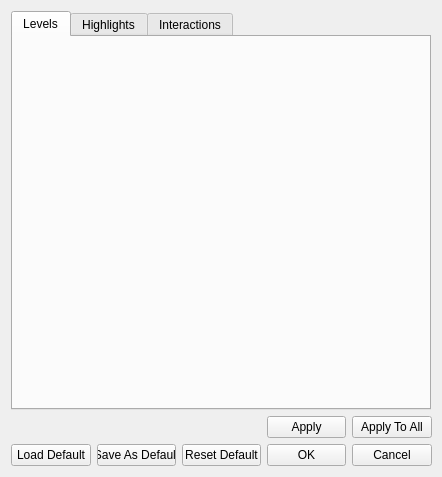
<?xml version="1.0" encoding="UTF-8"?>
<ui version="4.0">
 <class>BookViewPropertiesDialog</class>
 <widget class="QWidget" name="BookViewPropertiesDialog">
  <property name="windowModality">
   <enum>Qt::WindowModal</enum>
  </property>
  <property name="geometry">
   <rect>
    <x>0</x>
    <y>0</y>
    <width>442</width>
    <height>477</height>
   </rect>
  </property>
  <property name="minimumSize">
   <size>
    <width>442</width>
    <height>477</height>
   </size>
  </property>
  <property name="maximumSize">
   <size>
    <width>442</width>
    <height>477</height>
   </size>
  </property>
  <property name="windowTitle">
   <string>Properties - Book View</string>
  </property>
  <property name="windowIcon">
   <iconset resource="../../LegacyResources/LegacyResources.qrc">
    <normaloff>:/icons/book_blue.png</normaloff>:/icons/book_blue.png</iconset>
  </property>
  <layout class="QVBoxLayout" name="verticalLayout_4">
   <item>
    <widget class="QTabWidget" name="m_optionsTab">
     <property name="currentIndex">
      <number>0</number>
     </property>
     <widget class="Spire::BookViewLevelPropertiesWidget" name="m_levelsTab">
      <attribute name="title">
       <string>Levels</string>
      </attribute>
      <layout class="QVBoxLayout" name="verticalLayout"/>
     </widget>
     <widget class="Spire::BookViewHighlightPropertiesWidget" name="m_highlightsTab">
      <attribute name="title">
       <string>Highlights</string>
      </attribute>
      <layout class="QVBoxLayout" name="verticalLayout_3"/>
     </widget>
     <widget class="Spire::InteractionsWidget" name="m_interactionsTab">
      <attribute name="title">
       <string>Interactions</string>
      </attribute>
      <layout class="QVBoxLayout" name="verticalLayout_2"/>
     </widget>
    </widget>
   </item>
   <item>
    <layout class="QGridLayout" name="m_buttonLayout">
     <item row="1" column="2">
      <widget class="QPushButton" name="m_resetDefaultButton">
       <property name="text">
        <string>Reset Default</string>
       </property>
      </widget>
     </item>
     <item row="1" column="1">
      <widget class="QPushButton" name="m_saveAsDefaultButton">
       <property name="text">
        <string>Save As Default</string>
       </property>
      </widget>
     </item>
     <item row="1" column="0">
      <widget class="QPushButton" name="m_loadDefaultButton">
       <property name="text">
        <string>Load Default</string>
       </property>
      </widget>
     </item>
     <item row="1" column="3">
      <spacer name="m_buttonCenterBottomSpacer">
       <property name="orientation">
        <enum>Qt::Horizontal</enum>
       </property>
       <property name="sizeHint" stdset="0">
        <size>
         <width>40</width>
         <height>20</height>
        </size>
       </property>
      </spacer>
     </item>
     <item row="0" column="3">
      <spacer name="m_buttonCenterTopSpacer">
       <property name="orientation">
        <enum>Qt::Horizontal</enum>
       </property>
       <property name="sizeHint" stdset="0">
        <size>
         <width>40</width>
         <height>20</height>
        </size>
       </property>
      </spacer>
     </item>
     <item row="0" column="4">
      <widget class="QPushButton" name="m_applyButton">
       <property name="text">
        <string>Apply</string>
       </property>
      </widget>
     </item>
     <item row="0" column="5">
      <widget class="QPushButton" name="m_applyToAllButton">
       <property name="text">
        <string>Apply To All</string>
       </property>
      </widget>
     </item>
     <item row="1" column="4">
      <widget class="QPushButton" name="m_okButton">
       <property name="text">
        <string>OK</string>
       </property>
      </widget>
     </item>
     <item row="1" column="5">
      <widget class="QPushButton" name="m_cancelButton">
       <property name="text">
        <string>Cancel</string>
       </property>
      </widget>
     </item>
    </layout>
   </item>
  </layout>
 </widget>
 <customwidgets>
  <customwidget>
   <class>Spire::InteractionsWidget</class>
   <extends>QWidget</extends>
   <header>Spire/KeyBindings/InteractionsWidget.hpp</header>
   <container>1</container>
  </customwidget>
  <customwidget>
   <class>Spire::BookViewLevelPropertiesWidget</class>
   <extends>QWidget</extends>
   <header>Spire/BookView/BookViewLevelPropertiesWidget.hpp</header>
   <container>1</container>
  </customwidget>
  <customwidget>
   <class>Spire::BookViewHighlightPropertiesWidget</class>
   <extends>QWidget</extends>
   <header>Spire/BookView/BookViewHighlightPropertiesWidget.hpp</header>
   <container>1</container>
  </customwidget>
 </customwidgets>
 <resources>
  <include location="../../LegacyResources/LegacyResources.qrc"/>
 </resources>
 <connections/>
</ui>
